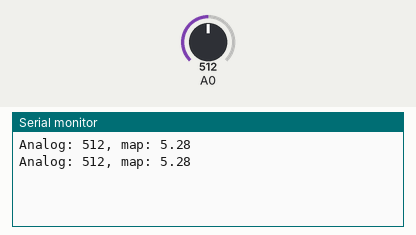
A sketch run on a simulated Arduino Uno, built with avr-gcc and run on an emulated ATmega328P. On the bench: the last lines printed to the serial monitor. The inputs (shaded band) are chosen by the test bench; at power-on: A0 = 512.

Above: at 2.8 s.
2.9 s: A0 set to 716
At 3.8 s:
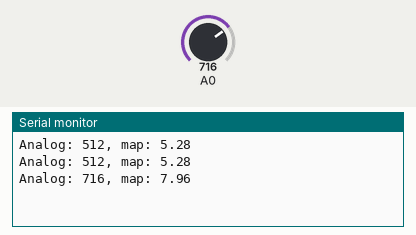
4.4 s: A0 set to 900
At 5.8 s:
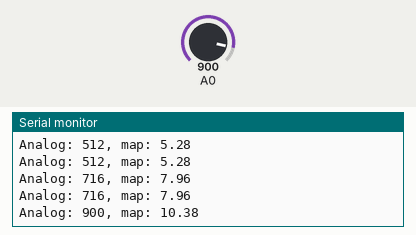
Timing chart, 0 to 7.4 s (numbered marks = the images above; inputs shaded):
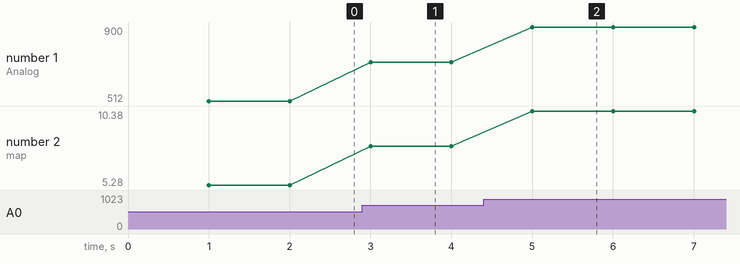

Measured:
- after the input at 2.9 s, the serial monitor: prints a new line after 0.10 s (image 1)
- after the input at 4.4 s, the serial monitor: prints a new line after 0.60 s (image 2)
- plotted number 1: 512 → 716 after the input at 2.9 s, 716 → 900 after the input at 4.4 s
- plotted number 2: 5.28 → 7.96 after the input at 2.9 s, 7.96 → 10.38 after the input at 4.4 s

The sketch:

test_resistor.ino
```cpp
#define ZERO 110
void setup() {
Serial.begin(57600);
pinMode(A0, INPUT);
  // put your setup code here, to run once:

}

void loop() {
  delay(1000);
  int a = analogRead(A0);
  int y = map(a, ZERO, 1023, 0, 1200);
  float val = y / 100.0;
  //val = val * 0.75;
  Serial.println("Analog: "+String(a)+", map: "+String(val,2));
  // put your main code here, to run repeatedly:

}
```
